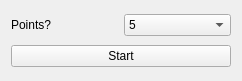
<ui version="4.0" >
 <class>Form</class>
 <widget class="QWidget" name="Form" >
  <property name="geometry" >
   <rect>
    <x>0</x>
    <y>0</y>
    <width>242</width>
    <height>81</height>
   </rect>
  </property>
  <property name="windowTitle" >
   <string>Sombrero</string>
  </property>
  <layout class="QVBoxLayout" name="verticalLayout" >
   <item>
    <layout class="QHBoxLayout" name="horizontalLayout" >
     <item>
      <widget class="QLabel" name="label" >
       <property name="text" >
        <string>Points?</string>
       </property>
      </widget>
     </item>
     <item>
      <widget class="QComboBox" name="comboBox" >
       <item>
        <property name="text" >
         <string>5</string>
        </property>
       </item>
       <item>
        <property name="text" >
         <string>10</string>
        </property>
       </item>
       <item>
        <property name="text" >
         <string>20</string>
        </property>
       </item>
       <item>
        <property name="text" >
         <string>30</string>
        </property>
       </item>
       <item>
        <property name="text" >
         <string>40</string>
        </property>
       </item>
      </widget>
     </item>
    </layout>
   </item>
   <item>
    <widget class="QPushButton" name="pushButton" >
     <property name="text" >
      <string>Start</string>
     </property>
    </widget>
   </item>
  </layout>
 </widget>
 <resources/>
 <connections/>
</ui>
